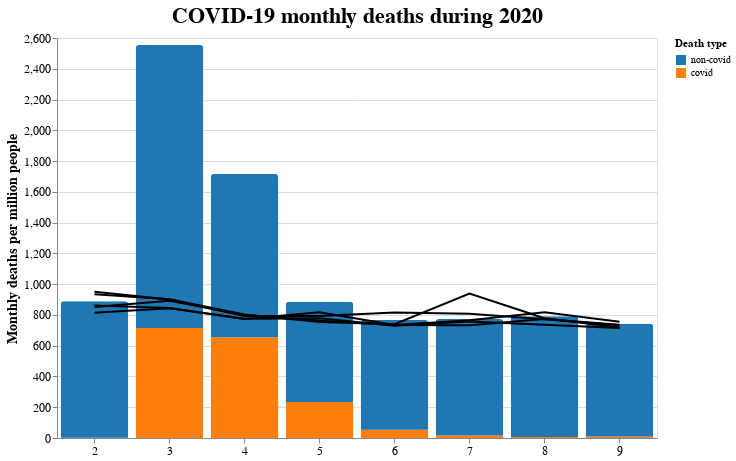

The notebook cell saved with this chart:
### Code cell
from altair import datum

region='Lombardia'

domain = ['non-covid', 'covid']
range_ = ['#1f77b4', '#ff7f0e']


# Base chart
base = alt.Chart(hist_comp_md).encode(
    x=alt.X('month:O', axis=alt.Axis(title=None, labelAngle=0)),
    y=alt.Y(
        'deaths_per_million:Q',
        axis=alt.Axis(title='Monthly deaths per million people'),
    )
).transform_filter(
    # death_type == region
    alt.FieldEqualPredicate(field='region', equal=region)
)


# Bar-plot (with legend selection)
selection = alt.selection_multi(fields=['death_type'], bind='legend')
bar = base.mark_bar(
    cornerRadiusTopLeft=3,
    cornerRadiusTopRight=3,
    opacity=0.5
).encode(
    color=alt.Color(
        'death_type:N',
        scale=alt.Scale(domain=domain, range=range_),
        legend=alt.Legend(title='Death type')
    ),
    opacity=alt.condition(selection, alt.value(1), alt.value(0.01)),
    tooltip=[
        alt.Tooltip('region', title='Region'),
        alt.Tooltip('death_type', title='Death type'),
        alt.Tooltip('deaths_per_million', title='Deaths per million')
    ]
).transform_filter(
    # death_type != 'total'
    alt.FieldOneOfPredicate(field='death_type', oneOf=['covid', 'non-covid'])
).add_selection(
    selection
)


# Line-plot
selection2 = alt.selection_multi(fields=['year'], bind='legend')
line = base.mark_line(color='black').encode(
    detail='year:N'
).transform_filter(
    # death_type == 'total'
    alt.FieldEqualPredicate(field='death_type', equal='total')
).transform_filter(
    # year < 2020
    alt.FieldLTPredicate(field='year', lt=2020)
).add_selection(
    selection2
)


# Complete plot
fig = alt.layer(
    bar,
    line
).configure_axis(
    labelFontSize=12,
    titleFontSize=14
).configure_title(
    fontSize=22
).properties(
    title='COVID-19 monthly deaths during 2020',
    width=600,
    height=400
)

fig

### Figure 1 — Vega-Lite specification as saved in the notebook (floating-point values rounded to 4 significant figures; data arrays with more than 128 entries replaced by an {"elided": "..."} marker saying what was removed)
{"config": {"view": {"continuousWidth": 400, "continuousHeight": 300}, "axis": {"labelFontSize": 12, "titleFontSize": 14}, "title": {"fontSize": 22}}, "layer": [{"mark": {"type": "bar", "cornerRadiusTopLeft": 3, "cornerRadiusTopRight": 3, "opacity": 0.5}, "encoding": {"color": {"type": "nominal", "field": "death_type", "legend": {"title": "Death type"}, "scale": {"domain": ["non-covid", "covid"], "range": ["#1f77b4", "#ff7f0e"]}}, "opacity": {"condition": {"value": 1, "selection": "selector069"}, "value": 0.01}, "tooltip": [{"type": "nominal", "field": "region", "title": "Region"}, {"type": "nominal", "field": "death_type", "title": "Death type"}, {"type": "quantitative", "field": "deaths_per_million", "title": "Deaths per million"}], "x": {"type": "ordinal", "axis": {"labelAngle": 0, "title": null}, "field": "month"}, "y": {"type": "quantitative", "axis": {"title": "Monthly deaths per million people"}, "field": "deaths_per_million"}}, "selection": {"selector069": {"type": "multi", "fields": ["death_type"], "bind": "legend"}}, "transform": [{"filter": {"equal": "Lombardia", "field": "region"}}, {"filter": {"field": "death_type", "oneOf": ["covid", "non-covid"]}}]}, {"mark": {"type": "line", "color": "black"}, "encoding": {"detail": {"type": "nominal", "field": "year"}, "x": {"type": "ordinal", "axis": {"labelAngle": 0, "title": null}, "field": "month"}, "y": {"type": "quantitative", "axis": {"title": "Monthly deaths per million people"}, "field": "deaths_per_million"}}, "selection": {"selector070": {"type": "multi", "fields": ["year"], "bind": "legend"}}, "transform": [{"filter": {"equal": "Lombardia", "field": "region"}}, {"filter": {"equal": "total", "field": "death_type"}}, {"filter": {"field": "year", "lt": 2020}}]}], "data": {"name": "data-4dbbee535c72ea9bb51a55316af0864d"}, "height": 400, "title": "COVID-19 monthly deaths during 2020", "width": 600, "$schema": "https://vega.github.io/schema/vega-lite/v4.8.1.json", "datasets": {"data-4dbbee535c72ea9bb51a55316af0864d": {"elided": "1216 records"}}}
